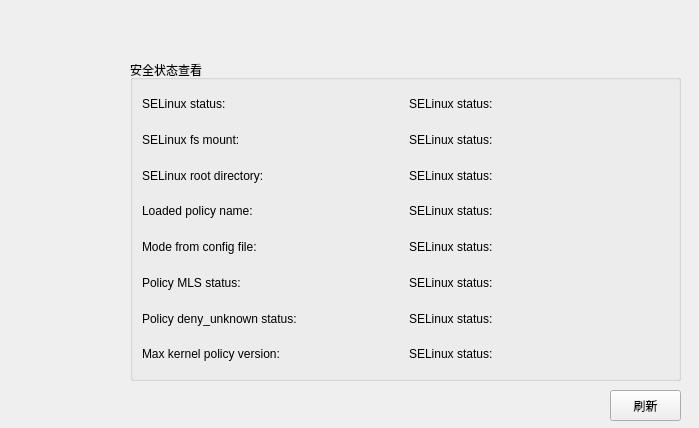
<?xml version="1.0" encoding="UTF-8"?>
<ui version="4.0">
 <class>SecStatusPage</class>
 <widget class="QWidget" name="SecStatusPage">
  <property name="geometry">
   <rect>
    <x>0</x>
    <y>0</y>
    <width>699</width>
    <height>428</height>
   </rect>
  </property>
  <property name="windowTitle">
   <string>Form</string>
  </property>
  <widget class="QGroupBox" name="groupBox_6">
   <property name="geometry">
    <rect>
     <x>130</x>
     <y>60</y>
     <width>551</width>
     <height>321</height>
    </rect>
   </property>
   <property name="title">
    <string>安全状态查看</string>
   </property>
   <layout class="QVBoxLayout" name="verticalLayout_2">
    <item>
     <layout class="QGridLayout" name="gridLayout_8">
      <item row="7" column="0">
       <widget class="QLabel" name="label_17">
        <property name="text">
         <string>Max kernel policy version:</string>
        </property>
       </widget>
      </item>
      <item row="1" column="0">
       <widget class="QLabel" name="label_10">
        <property name="text">
         <string>SELinux fs mount:</string>
        </property>
       </widget>
      </item>
      <item row="5" column="1">
       <widget class="QLabel" name="mlslabel">
        <property name="text">
         <string>SELinux status:</string>
        </property>
       </widget>
      </item>
      <item row="5" column="0">
       <widget class="QLabel" name="label_15">
        <property name="text">
         <string>Policy MLS status:</string>
        </property>
       </widget>
      </item>
      <item row="1" column="1">
       <widget class="QLabel" name="fsMountlabel">
        <property name="text">
         <string>SELinux status:</string>
        </property>
       </widget>
      </item>
      <item row="0" column="1">
       <widget class="QLabel" name="seStalabel">
        <property name="text">
         <string>SELinux status:</string>
        </property>
       </widget>
      </item>
      <item row="3" column="0">
       <widget class="QLabel" name="label_12">
        <property name="text">
         <string>Loaded policy name:</string>
        </property>
       </widget>
      </item>
      <item row="4" column="0">
       <widget class="QLabel" name="label_14">
        <property name="text">
         <string>Mode from config file:</string>
        </property>
       </widget>
      </item>
      <item row="4" column="1">
       <widget class="QLabel" name="modeCfglabel">
        <property name="text">
         <string>SELinux status:</string>
        </property>
       </widget>
      </item>
      <item row="7" column="1">
       <widget class="QLabel" name="versionlabel">
        <property name="text">
         <string>SELinux status:</string>
        </property>
       </widget>
      </item>
      <item row="6" column="0">
       <widget class="QLabel" name="label_16">
        <property name="text">
         <string>Policy deny_unknown status:</string>
        </property>
       </widget>
      </item>
      <item row="6" column="1">
       <widget class="QLabel" name="denylabel">
        <property name="text">
         <string>SELinux status:</string>
        </property>
       </widget>
      </item>
      <item row="0" column="0">
       <widget class="QLabel" name="label_9">
        <property name="text">
         <string>SELinux status:</string>
        </property>
       </widget>
      </item>
      <item row="2" column="0">
       <widget class="QLabel" name="label_11">
        <property name="text">
         <string>SELinux root directory:</string>
        </property>
       </widget>
      </item>
      <item row="2" column="1">
       <widget class="QLabel" name="rootDirlabel">
        <property name="text">
         <string>SELinux status:</string>
        </property>
       </widget>
      </item>
      <item row="3" column="1">
       <widget class="QLabel" name="polnamelabel">
        <property name="text">
         <string>SELinux status:</string>
        </property>
       </widget>
      </item>
     </layout>
    </item>
   </layout>
  </widget>
  <widget class="QPushButton" name="freshSafeStatusButton">
   <property name="geometry">
    <rect>
     <x>610</x>
     <y>390</y>
     <width>71</width>
     <height>31</height>
    </rect>
   </property>
   <property name="text">
    <string>刷新</string>
   </property>
  </widget>
 </widget>
 <resources/>
 <connections/>
</ui>
